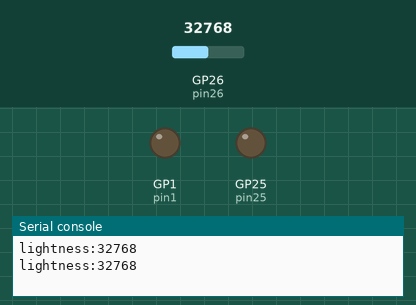
Recording of a program running on a simulated Raspberry Pi Pico running MicroPython. Shown: output pins drawn as LEDs (lit = HIGH), the last lines printed to the serial console. Inputs (shaded band) come from the test bench; at power-on: GP26 (pin26) = 32768 (analog values on the 0–65535 scale).

Above: at 1.2 s.
1.3 s: GP26 (pin26) set to 15696
4.2 s: GP26 (pin26) set to 14096
At 6.4 s:
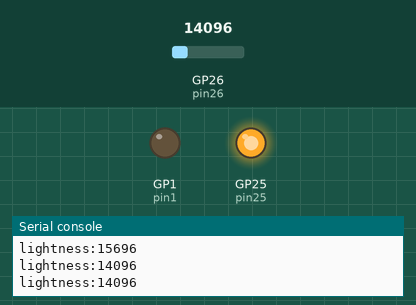
7.5 s: GP26 (pin26) set to 8800
10.2 s: GP26 (pin26) set to 7280
At 13.2 s:
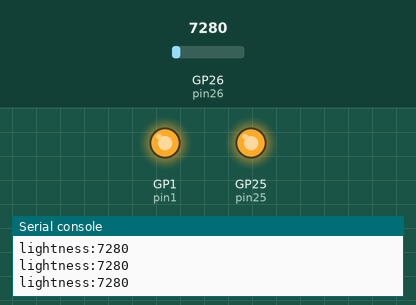
13.5 s: GP26 (pin26) set to 8655
At 15.8 s:
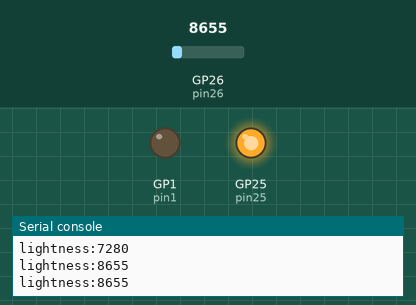
16.5 s: GP26 (pin26) set to 7864
At 19.3 s:
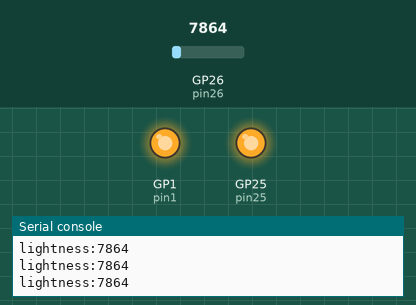
Timing chart, 0 to 20.5 s (numbered marks = the images above; inputs shaded):
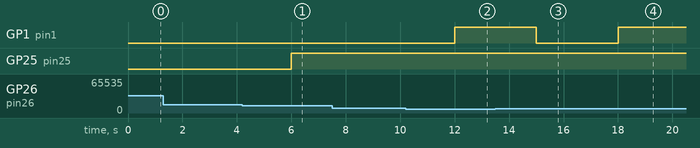

The program:

light.py
```python
import machine
from machine import Pin, I2C
import time

# Raspberry Pi Picoの26ピン=ADC0
pin26 = machine.ADC(0)
pin25 = machine.Pin(25, Pin.OUT)
pin1 = machine.Pin(1, Pin.OUT)

# def setpin(pin1,pin25):


while True:
    value = pin26.read_u16()

    print("lightness:{}".format(value))
    time.sleep(1)

    if value < 8000:
        pin25.value(1)
        pin1.value(1)
    elif value < 15000:
        pin25.value(1)
        pin1.value(0)
    else:
        pin25.value(0)
        pin1.value(0)
```

Measured:
- the behaviour switches between 15008 and 14992 on GP26 (pin26) (found by bisection; images 0 and 1)
- the behaviour switches between 8000 and 7984 on GP26 (pin26) (found by bisection; images 1 and 2)
- after the input at 4.2 s, GP25 (pin25): LOW → HIGH after 1.8 s
- after the input at 10.2 s, GP1 (pin1): LOW → HIGH after 1.8 s
- after the input at 13.5 s, GP1 (pin1): HIGH → LOW after 1.5 s
- after the input at 16.5 s, GP1 (pin1): LOW → HIGH after 1.5 s
